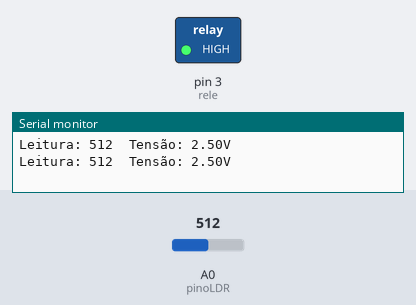
Recording of a sketch running on a simulated Arduino Uno, built with avr-gcc and run on an emulated ATmega328P. Shown: switched loads named in the sketch (green lamp = pin HIGH), the last lines printed to the serial monitor. The inputs (shaded band) are chosen by the test bench; at power-on: A0 (pinoLDR) = 512.

Above: at 1.8 s.
1.9 s: A0 (pinoLDR) set to 582
3.4 s: A0 (pinoLDR) set to 609
At 5.0 s:
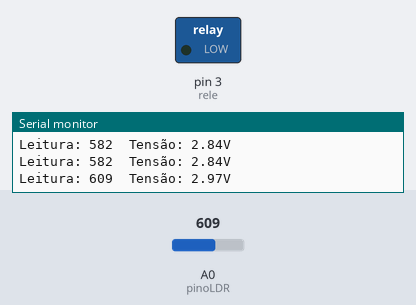
5.5 s: A0 (pinoLDR) set to 590
At 6.6 s:
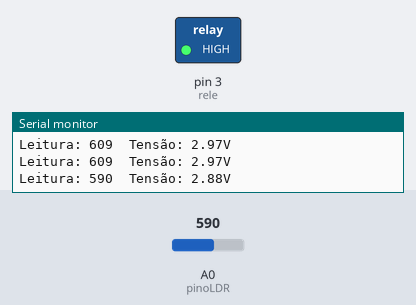
7.5 s: A0 (pinoLDR) set to 610
At 9.3 s:
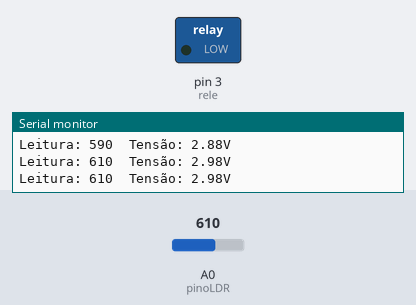
Timing chart, 0 to 10.5 s (numbered marks = the images above; inputs shaded):
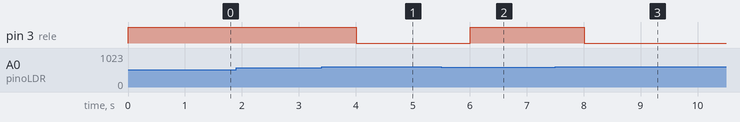

Measured:
- the behaviour switches between 599 and 600 on A0 (pinoLDR) (found by bisection; images 0 and 1)
- after the input at 3.4 s, pin 3 (rele): HIGH → LOW after 0.60 s
- after the input at 5.5 s, pin 3 (rele): LOW → HIGH after 0.51 s
- after the input at 7.5 s, pin 3 (rele): HIGH → LOW after 0.51 s

The sketch:

sensor_de_luz_com_rele.ino
```cpp
/*******************************************************************************
* RoboCore Kit Iniciante V8 - Construindo um Sensor de Luz 2
* Acender o LED quando o LDR indicar iluminação abaixo do limite.
*******************************************************************************/

const int pinoLDR = A0; // pino onde o LRD está conectado
int rele = 3;
float tensao = 0.0;
int leitura = 0; // variável para armazenar o valor lido pelo ADC

void setup() {
  // Inicia e configura a Serial
  Serial.begin(9600); // 9600bps

  // configura o pino com LDR como entrada
  pinMode(pinoLDR, INPUT); // pino A0
  pinMode(rele, OUTPUT);
}

void loop() {
  // le o valor de tensão no pino do LDR
  leitura = analogRead(pinoLDR);

  if(leitura < 600){ // se a luminosidade for menor que 40
    digitalWrite(rele, HIGH);
  } else { // se não
    digitalWrite(rele, LOW);
  }

  // imprime valor lido pelo arduino (0 a 1023)
  Serial.print("Leitura: ");
  Serial.print(leitura);
  Serial.print("\t"); // tabulacao

  // converte e imprime o valor em tensão elétrica
  tensao = leitura * 5.0 / 1024.0;
  Serial.print("Tensão: ");
  Serial.print(tensao);
  Serial.print("V");

  Serial.println(); // nova linha

  delay(1000); // aguarda 1 segundo para uma nova leitura
}
```
